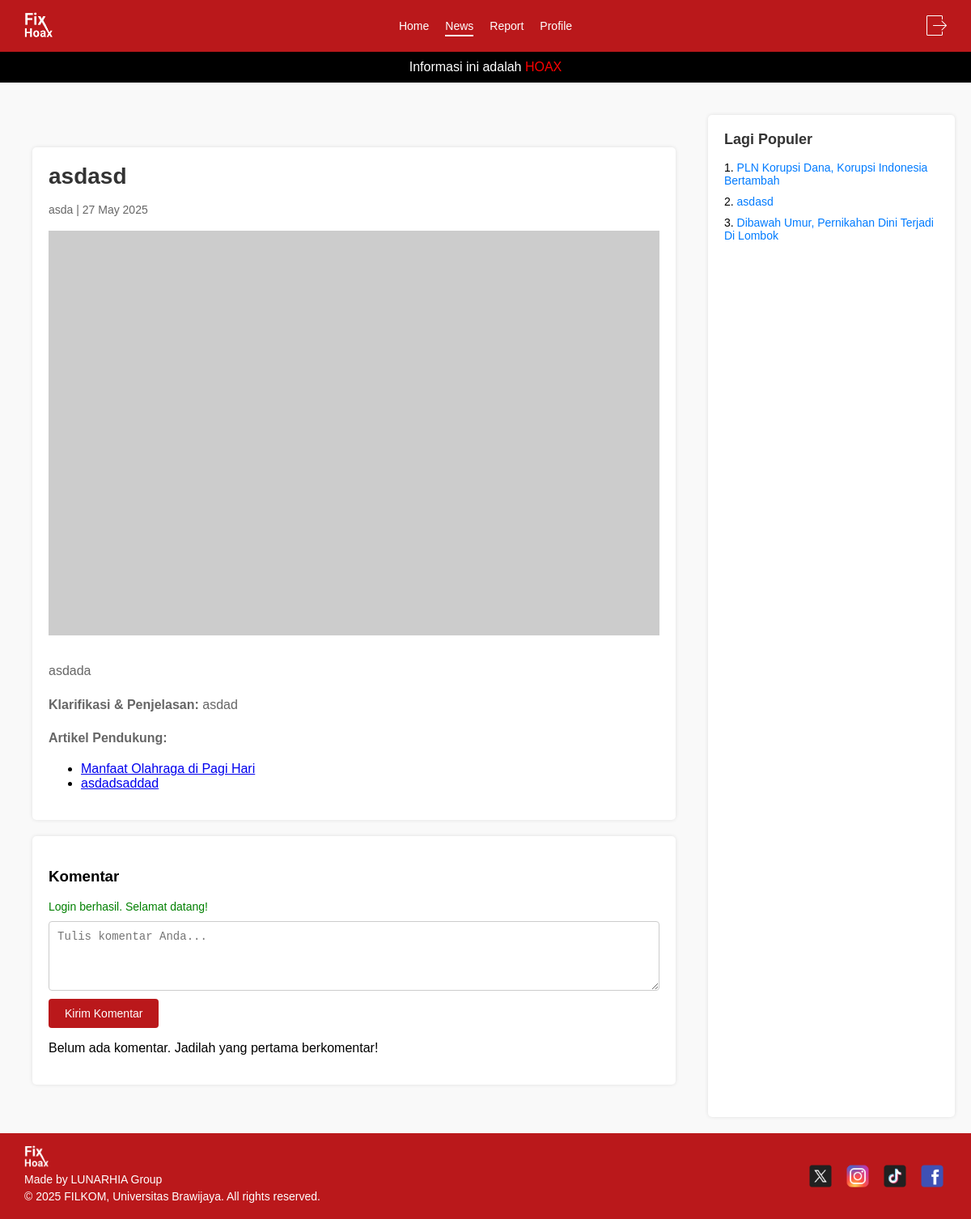
Page /projekfixhoax/index.php?action=news_detail&id=13 (signed in) on the committed database.
### tables this page shows
CREATE TABLE `news` (
  `id` int(11) NOT NULL,
  `judul` varchar(255) NOT NULL,
  `isi` text DEFAULT NULL,
  `klarifikasi` text NOT NULL,
  `keterangan` enum('HOAX','FAKTA') NOT NULL,
  `penulis` varchar(100) DEFAULT NULL,
  `tanggal` date DEFAULT NULL,
  `tema` enum('Politik','Kesehatan','Teknologi','Ekonomi','Pendidikan','Lingkungan','Sosial','Pemerintahan') NOT NULL,
  `artikel` longtext NOT NULL CHECK (json_valid(`artikel`)),
  `gambar` varchar(255) DEFAULT NULL,
  `views` int(11) DEFAULT 0
);

CREATE TABLE `artikel` (
  `id` int(11) NOT NULL,
  `judul_artikel` varchar(255) NOT NULL,
  `link_artikel` varchar(500) NOT NULL
);

### projekfixhoax/controllers/NewsController.php (called while the page is built, shortened)
<?php
require_once 'models/News.php';
require_once 'models/Article.php';
class NewsController
{
    private $newsModel;
    private $articleModel;
    private $commentModel;
    public function __construct()
    {
        $this->newsModel = new News();
        $this->articleModel = new Article();
        $this->commentModel = new Comment();
    }
    public function detail()
    {
        $news_id = (int)$_GET['id'];
        $news = $this->newsModel->getNewsById($news_id);
        $this->newsModel->incrementViews($news_id);
        $artikel_ids = json_decode($news['artikel'] ?? '[]', true) ?: [];
        $articles = [];
        foreach ($artikel_ids as $id) {
            $article = $this->articleModel->getArticleById($id);
            if ($article) {
                $articles[] = $article;
            }
        }
        $comments = $this->commentModel->getCommentsByNewsId($news_id);
        $popular_news = $this->newsModel->getPopularNews(5);
        require_once 'views/news_detail.php';
    }
}
?>

### projekfixhoax/models/News.php (called while the page is built, shortened)
<?php
require_once 'config/database.php';
class News
{
    private $db;
    public function __construct()
    {
        $database = new Database();
        $this->db = $database->getConnection();
    }
    public function getPopularNews($limit = 5)
    {
        $stmt = mysqli_prepare($this->db, "SELECT id, judul, gambar FROM news ORDER BY views DESC LIMIT ?");
        mysqli_stmt_bind_param($stmt, "i", $limit);
        mysqli_stmt_execute($stmt);
        $result = mysqli_stmt_get_result($stmt);
        $news = mysqli_fetch_all($result, MYSQLI_ASSOC);
        return $news;
    }
    public function getNewsById($id)
    {
        try {
            $stmt = $this->db->prepare("SELECT * FROM news WHERE id = ?");
            $stmt->bind_param("i", $id);
            $stmt->execute();
            $result = $stmt->get_result();
            $news = $result->fetch_assoc();
            return $news ?: false;
        } catch (Exception $e) {
            error_log("getNewsById error for ID $id: " . $e->getMessage(), 3, __DIR__ . '/../public/errors.log');
            throw $e;
        }
    }
}

### projekfixhoax/config/database.php (called while the page is built, shortened)
<?php
class Database {
    private $host = "localhost";
    private $user = "root";
    private $pass = "";
    private $dbname = "fixhoax";
    public function getConnection() {
        $this->conn = null;
        try {
            $this->conn = mysqli_connect($this->host, $this->user, $this->pass, $this->dbname);
        } catch (Exception $e) {
            echo $e->getMessage();
            exit();
        }
        return $this->conn;
    }
}
?>

### projekfixhoax/models/Article.php (called while the page is built, shortened)
<?php
require_once 'config/database.php';
?>
<?php
class Article
{
    private $db;
    public function __construct()
    {
        $database = new Database();
        $this->db = $database->getConnection();
    }
    public function getArticleById($id)
    {
        $stmt = $this->db->prepare("SELECT * FROM artikel WHERE id = ?");
        $stmt->bind_param("i", $id);
        $stmt->execute();
        $result = $stmt->get_result();
        $article = $result->fetch_assoc();
        return $article;
    }
}

### projekfixhoax/views/news_detail.php (the view, shortened to what this page needs)
<?php
require_once 'views/partials/header.php';
$user = isset($_SESSION['session_email']) && !empty($_SESSION['session_email']) ? $userModel->getUserByEmail($_SESSION['session_email']) : null;
?>
<!DOCTYPE html>
<html lang="en">
<head>
    <link rel="stylesheet" href="public/css/partials.css?v=<?php echo time(); ?>">
    <link rel="stylesheet" href="public/css/news_detail.css?v=<?php echo time(); ?>">
</head>
<body>
    <?php if ($news && is_array($news) && !empty($news)): ?>
        <div class="subheader">
            Informasi ini adalah
            <span style="color: <?php echo ($news['keterangan'] === 'HOAX') ? '#ff0000' : '#008000'; ?>">
                <?php echo htmlspecialchars($news['keterangan'], ENT_QUOTES, 'UTF-8'); ?>
            </span>
        </div>
        <div class="container">
            <div class="main-content">
                <div class="news-detail">
                    <h1><?php echo htmlspecialchars($news['judul'], ENT_QUOTES, 'UTF-8'); ?></h1>
                    <p class="date"><?php echo htmlspecialchars($news['penulis'], ENT_QUOTES, 'UTF-8'); ?> | <?php echo date('d M Y', strtotime($news['tanggal'])); ?></p>
                    <?php if ($news['gambar'] && file_exists(__DIR__ . '/../../public/Uploads/' . $news['gambar'])): ?>
                        <img class="image" src="public/Uploads/<?php echo htmlspecialchars($news['gambar'], ENT_QUOTES, 'UTF-8'); ?>" alt="News Image">
                    <?php else: ?>
                        <img class="image" src="https://via.placeholder.com/800x500" alt="No Image">
                    <?php endif; ?>
                    <?php
                    $paragraphs = array_filter(array_map('trim', explode("\n", $news['isi'])));
                    foreach ($paragraphs as $para): ?>
                        <p><?php echo htmlspecialchars($para, ENT_QUOTES, 'UTF-8'); ?></p>
                    <?php endforeach; ?>
                    <p><strong>Klarifikasi & Penjelasan:</strong> <?php echo nl2br(htmlspecialchars($news['klarifikasi'], ENT_QUOTES, 'UTF-8')); ?></p>
                    <p><strong>Artikel Pendukung:</strong></p>
                    <ul>
                        <?php if (!empty($articles) && is_array($articles)): ?>
                            <?php foreach ($articles as $artikel): ?>
                                <li><a href="<?php echo htmlspecialchars($artikel['link_artikel'], ENT_QUOTES, 'UTF-8'); ?>" target="_blank"><?php echo htmlspecialchars($artikel['judul_artikel'], ENT_QUOTES, 'UTF-8'); ?></a></li>
                            <?php endforeach; ?>
                        <?php else: ?>
                            <li>Tidak ada artikel pendukung.</li>
                        <?php endif; ?>
                    </ul>
                </div>
                <div class="comment-section">
                    <h3>Komentar</h3>
                    <div class="comment-form">
                        <?php if (isset($_SESSION['success'])): ?>
                            <p class="success"><?php echo htmlspecialchars($_SESSION['success'], ENT_QUOTES, 'UTF-8'); unset($_SESSION['success']); ?></p>
                        <?php endif; ?>
                        <?php if (isset($_SESSION['session_email']) && !empty($_SESSION['session_email'])): ?>
                            <form method="post" action="index.php?action=news_detail&id=<?php echo htmlspecialchars($news['id'], ENT_QUOTES, 'UTF-8'); ?>" onsubmit="return handleFormSubmit(this)">
                                <textarea name="comment" rows="4" placeholder="Tulis komentar Anda..." required></textarea>
                                <button type="submit" name="submit_comment">Kirim Komentar</button>
                            </form>
                        <?php else: ?>
                            <p><a href="index.php?action=auth/login">Login</a> untuk menambahkan komentar.</p>
                        <?php endif; ?>
                    </div>
                    <?php if (!empty($comments) && is_array($comments)): ?>
                        <?php foreach ($comments as $comment): ?>
                            <?php
                            $comment_user = $userModel->getUserByEmail($comment['user_email']);
                            $display_name = $comment_user && isset($comment_user['name']) ? htmlspecialchars($comment_user['name'], ENT_QUOTES, 'UTF-8') : htmlspecialchars($comment['user_email'], ENT_QUOTES, 'UTF-8');
                            $canEdit = $user && is_array($user) && ($user['role'] === 'admin' || $_SESSION['session_email'] === $comment['user_email']);
                            ?>
                            <div class="comment">
                                <div class="comment-header">
                                    <span class="name"><?php echo $display_name; ?></span>
                                    <span class="date"><?php echo date('d M Y, H:i', strtotime($comment['comment_date'])); ?></span>
                                </div>
                                <div class="comment-content"><?php echo nl2br(htmlspecialchars($comment['comment_content'], ENT_QUOTES, 'UTF-8')); ?></div>
                                <?php if ($comment['is_edited'] && !empty($comment['edited_content'])): ?>
                                    <p class="edited-note"><em>(Diedit: <?php echo nl2br(htmlspecialchars($comment['edited_content'], ENT_QUOTES, 'UTF-8')); ?>)</em></p>
                                <?php endif; ?>
                                <div class="comment-actions">
                                    <?php if (isset($_SESSION['session_email']) && !empty($_SESSION['session_email'])): ?>
                                        <a href="index.php?action=news_detail&id=<?php echo htmlspecialchars($news['id'], ENT_QUOTES, 'UTF-8'); ?>&comment_id=<?php echo htmlspecialchars($comment['id'], ENT_QUOTES, 'UTF-8'); ?>&reaction=like" class="reaction like-btn <?php echo ($comment['user_reaction'] === 'like' ? 'active' : ''); ?>">
                                            <span class="icon like-icon"></span>
                                            <span class="count"><?php echo (int)$comment['likes']; ?></span>
                                        </a>
                                        <a href="index.php?action=news_detail&id=<?php echo htmlspecialchars($news['id'], ENT_QUOTES, 'UTF-8'); ?>&comment_id=<?php echo htmlspecialchars($comment['id'], ENT_QUOTES, 'UTF-8'); ?>&reaction=dislike" class="reaction dislike-btn <?php echo ($comment['user_reaction'] === 'dislike' ? 'active' : ''); ?>">
                                            <span class="icon dislike-icon"></span>
                                            <span class="count"><?php echo (int)$comment['dislikes']; ?></span>
                                        </a>
                                        <?php if ($canEdit): ?>
                                            <a href="#" class="edit-btn" onclick="toggleEditForm(<?php echo htmlspecialchars($comment['id'], ENT_QUOTES, 'UTF-8'); ?>); return false;">Edit</a>
                                            <a href="index.php?action=news_detail&id=<?php echo htmlspecialchars($news['id'], ENT_QUOTES, 'UTF-8'); ?>&delete_comment=<?php echo htmlspecialchars($comment['id'], ENT_QUOTES, 'UTF-8'); ?>" class="delete-btn" onclick="return confirm('Yakin ingin menghapus komentar ini?');">Hapus</a>
                                        <?php endif; ?>
                                    <?php endif; ?>
                                </div>
                                <?php if ($canEdit): ?>
                                    <div class="edit-form" id="edit-form-<?php echo htmlspecialchars($comment['id'], ENT_QUOTES, 'UTF-8'); ?>">
                                        <form method="post" action="index.php?action=news_detail&id=<?php echo htmlspecialchars($news['id'], ENT_QUOTES, 'UTF-8'); ?>" onsubmit="return handleFormSubmit(this)">
                                            <input type="hidden" name="comment_id" value="<?php echo htmlspecialchars($comment['id'], ENT_QUOTES, 'UTF-8'); ?>">
                                            <textarea name="edit_content" rows="4" required><?php echo htmlspecialchars($comment['comment_content'], ENT_QUOTES, 'UTF-8'); ?></textarea>
                                            <button type="submit" name="edit_comment">Simpan Perubahan</button>
                                            <button type="button" onclick="toggleEditForm(<?php echo htmlspecialchars($comment['id'], ENT_QUOTES, 'UTF-8'); ?>)">Batal</button>
                                        </form>
                                    </div>
                                <?php endif; ?>
                            </div>
                        <?php endforeach; ?>
                    <?php else: ?>
                        <p>Belum ada komentar. Jadilah yang pertama berkomentar!</p>
                    <?php endif; ?>
                </div>
            </div>
            <div class="sidebar">
                <h3>Lagi Populer</h3>
                <ul>
                    <?php if (!empty($popular_news) && is_array($popular_news)): ?>
                        <?php foreach ($popular_news as $index => $item): ?>
                            <?php if (isset($item['judul']) && isset($item['id'])): ?>
                                <li>
                                    <?php echo $index + 1; ?>.
                                    <a href="index.php?action=news_detail&id=<?php echo htmlspecialchars($item['id'], ENT_QUOTES, 'UTF-8'); ?>">
                                        <?php echo htmlspecialchars($item['judul'], ENT_QUOTES, 'UTF-8'); ?>
                                    </a>
                                </li>
                            <?php else: ?>
                                <li>Data berita tidak valid.</li>
                            <?php endif; ?>
                        <?php endforeach; ?>
                    <?php else: ?>
                        <li>Tidak ada berita populer saat ini.</li>
                    <?php endif; ?>
                </ul>
            </div>
        </div>
    <?php else: ?>
        <div class="container">
            <div class="alert error">Berita tidak ditemukan atau ID tidak valid. Silakan periksa kembali.</div>
        </div>
    <?php endif; ?>
</body>
</html>

### projekfixhoax/public/css/partials.css (style rules this page uses)
.main-content { max-width: 1200px; margin: 20px auto; padding: 20px; font-family: 'Poppins', sans-serif; font-weight: 400; }

### projekfixhoax/public/css/news_detail.css (style rules this page uses)
body { margin: 0; font-family: Arial, sans-serif; background-color: #f9f9f9; display: flex; flex-direction: column; min-height: 100vh; }
.subheader { background-color: #000000; color: rgb(255, 255, 255); font-size: 16px; padding: 10px 20px; width: 100%; box-sizing: border-box; text-align: center; }
.container { display: flex; margin-top: 20px; padding: 20px; max-width: 1200px; margin-left: auto; margin-right: auto; }
.main-content { flex: 3; margin-right: 20px; }
.sidebar { flex: 1; background-color: #fff; padding: 20px; border-radius: 5px; box-shadow: 0 0 5px rgba(0, 0, 0, 0.1); }
.news-detail { background-color: #fff; padding: 20px; border-radius: 5px; box-shadow: 0 0 5px rgba(0, 0, 0, 0.1); margin-bottom: 20px; }
.news-detail h1 { color: #333; font-size: 28px; margin-top: 0; margin-bottom: 5px; }
.news-detail .date { color: #666; font-size: 14px; margin-bottom: 15px; }
.news-detail .image { max-width: 100%; width: 800px; height: 500px; object-fit: cover; margin-bottom: 15px; }
.news-detail p { color: #666; line-height: 1.6; margin-bottom: 10px; }
.comment-section { background-color: #fff; padding: 20px; border-radius: 5px; box-shadow: 0 0 5px rgba(0, 0, 0, 0.1); margin-top: 20px; }
.comment-form textarea { width: 100%; padding: 10px; border: 1px solid #ccc; border-radius: 4px; resize: vertical; margin-bottom: 10px; font-size: 14px; }
.comment-form button { background-color: #BA181B; color: white; border: none; padding: 10px 20px; border-radius: 4px; cursor: pointer; font-size: 14px; }
.comment-section .success { color: green; margin-bottom: 10px; font-size: 14px; }
.sidebar h3 { color: #333; font-size: 18px; margin-top: 0; margin-bottom: 10px; }
.sidebar ul { list-style: none; padding: 0; }
.sidebar ul li { margin-bottom: 10px; font-size: 14px; }
.sidebar ul li a { color: #007bff; text-decoration: none; }

### rows in the picture
news: keterangan "HOAX", judul "asdasd", penulis "asda", tanggal "27 May 2025", isi "asdada", klarifikasi "asdad"
artikel: judul_artikel "Manfaat Olahraga di Pagi Hari"
artikel: judul_artikel "asdadsaddad"
news: judul "PLN Korupsi Dana, Korupsi Indonesia Bertambah"
news: judul "Dibawah Umur, Pernikahan Dini Terjadi Di Lombok"

### other values in the picture
$_SESSION['success'] "Login berhasil. Selamat datang!"
